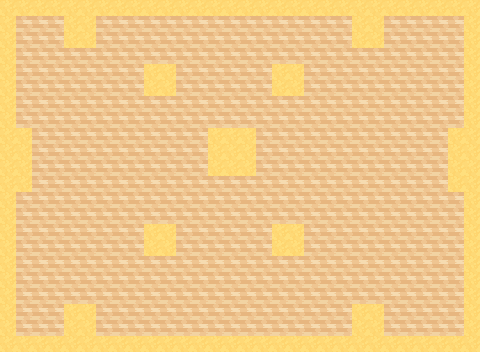

Rendered tile map (Tiled .tmx) drawn with the repository's tilesets; below, a short description and the full map source, tile grids included:
An orthogonal 30x22 tile map with 16x16 px tiles, 3 tile layers (Ground, Collision, PokemonBush).

<map xmlns:xsi="http://www.w3.org/2001/XMLSchema-instance" version="1.8" tiledversion="1.8.0" orientation="orthogonal" renderorder="right-down" width="30" height="22" tilewidth="16" tileheight="16" infinite="0" nextlayerid="4" nextobjectid="1" xsi:noNamespaceSchemaLocation="http://map.MapEditor.Tiled.org/1.8/map.xsd">
 <tileset firstgid="1" source="tileset.tsx" />
 <layer id="1" name="Ground" width="30" height="22">
  <data encoding="csv">
410,410,410,410,410,410,410,410,410,410,410,410,410,410,410,410,410,410,410,410,410,410,410,410,410,410,410,410,410,410,
410,411,411,410,410,411,410,411,411,410,410,410,411,410,410,411,410,410,411,411,410,410,411,410,410,411,411,410,410,410,
410,410,411,410,410,410,411,410,410,410,411,411,410,410,411,410,410,411,410,410,410,411,410,410,411,410,410,410,411,410,
410,410,410,410,411,411,410,410,410,411,410,410,410,411,410,410,411,410,410,410,411,410,410,411,410,410,410,411,410,410,
410,411,411,410,410,410,410,411,410,410,410,410,411,410,410,410,410,410,411,411,410,410,411,410,410,410,411,410,410,410,
410,410,410,410,411,410,410,410,410,411,411,410,410,410,411,411,410,410,410,410,410,411,410,410,410,411,410,410,411,410,
410,410,411,411,410,410,411,410,410,410,410,410,411,410,410,410,410,411,410,410,411,410,410,411,410,410,410,411,410,410,
410,411,410,410,410,411,410,410,411,411,410,410,410,410,411,410,410,410,410,411,410,410,411,410,410,411,410,410,410,410,
410,410,410,411,410,410,410,411,410,410,410,411,410,410,410,410,411,411,410,410,410,411,410,410,411,410,410,410,411,410,
410,410,411,410,410,411,410,410,410,410,411,410,410,411,410,410,410,410,410,411,410,410,410,411,410,410,411,410,410,410,
410,411,410,410,411,410,410,411,411,410,410,410,411,410,410,411,411,410,410,410,410,411,410,410,410,411,410,410,411,410,
410,410,410,411,410,410,411,410,410,410,411,410,410,410,411,410,410,410,411,410,410,410,410,411,410,410,410,411,410,410,
410,410,411,410,410,411,410,410,411,410,410,410,410,411,410,410,411,410,410,410,411,411,410,410,410,411,410,410,410,410,
410,411,410,410,411,410,410,411,410,410,411,411,410,410,410,411,410,410,411,410,410,410,411,410,410,410,411,410,411,410,
410,410,410,411,410,410,411,410,410,411,410,410,410,411,410,410,410,411,410,410,411,410,410,410,411,410,410,410,410,410,
410,410,411,410,410,411,410,410,411,410,410,411,410,410,410,411,410,410,410,411,410,410,411,410,410,411,410,411,410,410,
410,411,410,410,411,410,410,411,410,410,411,410,410,411,410,410,410,411,410,410,410,411,410,410,411,410,410,410,411,410,
410,410,410,411,410,410,411,410,410,411,410,410,411,410,410,411,410,410,410,411,410,410,410,411,410,410,411,410,410,410,
410,410,411,410,410,411,410,410,411,410,410,411,410,410,411,410,410,411,410,410,411,410,410,410,410,411,410,410,411,410,
410,411,410,410,411,410,410,411,410,410,411,410,410,411,410,410,411,410,410,411,410,410,411,410,410,410,411,410,410,410,
410,410,410,411,410,410,411,410,410,411,410,410,411,410,410,411,410,410,411,410,410,411,410,410,411,410,410,411,410,410,
410,410,410,410,410,410,410,410,410,410,410,410,410,410,410,410,410,410,410,410,410,410,410,410,410,410,410,410,410,410
  </data>
 </layer>
 <layer id="2" name="Collision" width="30" height="22">
  <data encoding="csv">
2,2,2,2,2,2,2,2,2,2,2,2,2,2,2,2,2,2,2,2,2,2,2,2,2,2,2,2,2,2,
2,0,0,0,2,2,0,0,0,0,0,0,0,0,0,0,0,0,0,0,0,0,2,2,0,0,0,0,0,2,
2,0,0,0,2,2,0,0,0,0,0,0,0,0,0,0,0,0,0,0,0,0,2,2,0,0,0,0,0,2,
2,0,0,0,0,0,0,0,0,0,0,0,0,0,0,0,0,0,0,0,0,0,0,0,0,0,0,0,0,2,
2,0,0,0,0,0,0,0,0,2,2,0,0,0,0,0,0,2,2,0,0,0,0,0,0,0,0,0,0,2,
2,0,0,0,0,0,0,0,0,2,2,0,0,0,0,0,0,2,2,0,0,0,0,0,0,0,0,0,0,2,
2,0,0,0,0,0,0,0,0,0,0,0,0,0,0,0,0,0,0,0,0,0,0,0,0,0,0,0,0,2,
2,0,0,0,0,0,0,0,0,0,0,0,0,0,0,0,0,0,0,0,0,0,0,0,0,0,0,0,0,2,
2,2,0,0,0,0,0,0,0,0,0,0,0,2,2,2,0,0,0,0,0,0,0,0,0,0,0,0,2,2,
2,2,0,0,0,0,0,0,0,0,0,0,0,2,2,2,0,0,0,0,0,0,0,0,0,0,0,0,2,2,
2,2,0,0,0,0,0,0,0,0,0,0,0,2,2,2,0,0,0,0,0,0,0,0,0,0,0,0,2,2,
2,2,0,0,0,0,0,0,0,0,0,0,0,0,0,0,0,0,0,0,0,0,0,0,0,0,0,0,2,2,
2,0,0,0,0,0,0,0,0,0,0,0,0,0,0,0,0,0,0,0,0,0,0,0,0,0,0,0,0,2,
2,0,0,0,0,0,0,0,0,0,0,0,0,0,0,0,0,0,0,0,0,0,0,0,0,0,0,0,0,2,
2,0,0,0,0,0,0,0,0,2,2,0,0,0,0,0,0,2,2,0,0,0,0,0,0,0,0,0,0,2,
2,0,0,0,0,0,0,0,0,2,2,0,0,0,0,0,0,2,2,0,0,0,0,0,0,0,0,0,0,2,
2,0,0,0,0,0,0,0,0,0,0,0,0,0,0,0,0,0,0,0,0,0,0,0,0,0,0,0,0,2,
2,0,0,0,0,0,0,0,0,0,0,0,0,0,0,0,0,0,0,0,0,0,0,0,0,0,0,0,0,2,
2,0,0,0,0,0,0,0,0,0,0,0,0,0,0,0,0,0,0,0,0,0,0,0,0,0,0,0,0,2,
2,0,0,0,2,2,0,0,0,0,0,0,0,0,0,0,0,0,0,0,0,0,2,2,0,0,0,0,0,2,
2,0,0,0,2,2,0,0,0,0,0,0,0,0,0,0,0,0,0,0,0,0,2,2,0,0,0,0,0,2,
2,2,2,2,2,2,2,2,2,2,2,2,2,2,2,2,2,2,2,2,2,2,2,2,2,2,2,2,2,2
  </data>
 </layer>
 <layer id="3" name="PokemonBush" width="30" height="22">
  <data encoding="csv">
0,0,0,0,0,0,0,0,0,0,0,0,0,0,0,0,0,0,0,0,0,0,0,0,0,0,0,0,0,0,
0,0,0,0,0,0,0,0,0,0,0,0,0,0,0,0,0,0,0,0,0,0,0,0,0,0,0,0,0,0,
0,0,0,0,0,0,0,0,0,0,0,0,0,0,0,0,0,0,0,0,0,0,0,0,0,0,0,0,0,0,
0,0,0,0,0,0,0,0,0,0,0,0,0,0,0,0,0,0,0,0,0,0,0,0,0,0,0,0,0,0,
0,0,0,0,0,0,0,0,0,0,0,0,0,0,0,0,0,0,0,0,0,0,0,0,0,0,0,0,0,0,
0,0,0,0,0,0,0,0,0,0,0,0,0,0,0,0,0,0,0,0,0,0,0,0,0,0,0,0,0,0,
0,0,0,0,0,0,0,0,0,0,0,0,0,0,0,0,0,0,0,0,0,0,0,0,0,0,0,0,0,0,
0,0,0,0,0,0,0,0,0,0,0,0,0,0,0,0,0,0,0,0,0,0,0,0,0,0,0,0,0,0,
0,0,0,0,0,0,0,0,0,0,0,0,0,0,0,0,0,0,0,0,0,0,0,0,0,0,0,0,0,0,
0,0,0,0,0,0,0,0,0,0,0,0,0,0,0,0,0,0,0,0,0,0,0,0,0,0,0,0,0,0,
0,0,0,0,0,0,0,0,0,0,0,0,0,0,0,0,0,0,0,0,0,0,0,0,0,0,0,0,0,0,
0,0,0,0,0,0,0,0,0,0,0,0,0,0,0,0,0,0,0,0,0,0,0,0,0,0,0,0,0,0,
0,0,0,0,0,0,0,0,0,0,0,0,0,0,0,0,0,0,0,0,0,0,0,0,0,0,0,0,0,0,
0,0,0,0,0,0,0,0,0,0,0,0,0,0,0,0,0,0,0,0,0,0,0,0,0,0,0,0,0,0,
0,0,0,0,0,0,0,0,0,0,0,0,0,0,0,0,0,0,0,0,0,0,0,0,0,0,0,0,0,0,
0,0,0,0,0,0,0,0,0,0,0,0,0,0,0,0,0,0,0,0,0,0,0,0,0,0,0,0,0,0,
0,0,0,0,0,0,0,0,0,0,0,0,0,0,0,0,0,0,0,0,0,0,0,0,0,0,0,0,0,0,
0,0,0,0,0,0,0,0,0,0,0,0,0,0,0,0,0,0,0,0,0,0,0,0,0,0,0,0,0,0,
0,0,0,0,0,0,0,0,0,0,0,0,0,0,0,0,0,0,0,0,0,0,0,0,0,0,0,0,0,0,
0,0,0,0,0,0,0,0,0,0,0,0,0,0,0,0,0,0,0,0,0,0,0,0,0,0,0,0,0,0,
0,0,0,0,0,0,0,0,0,0,0,0,0,0,0,0,0,0,0,0,0,0,0,0,0,0,0,0,0,0,
0,0,0,0,0,0,0,0,0,0,0,0,0,0,0,0,0,0,0,0,0,0,0,0,0,0,0,0,0,0
  </data>
 </layer>
</map>
